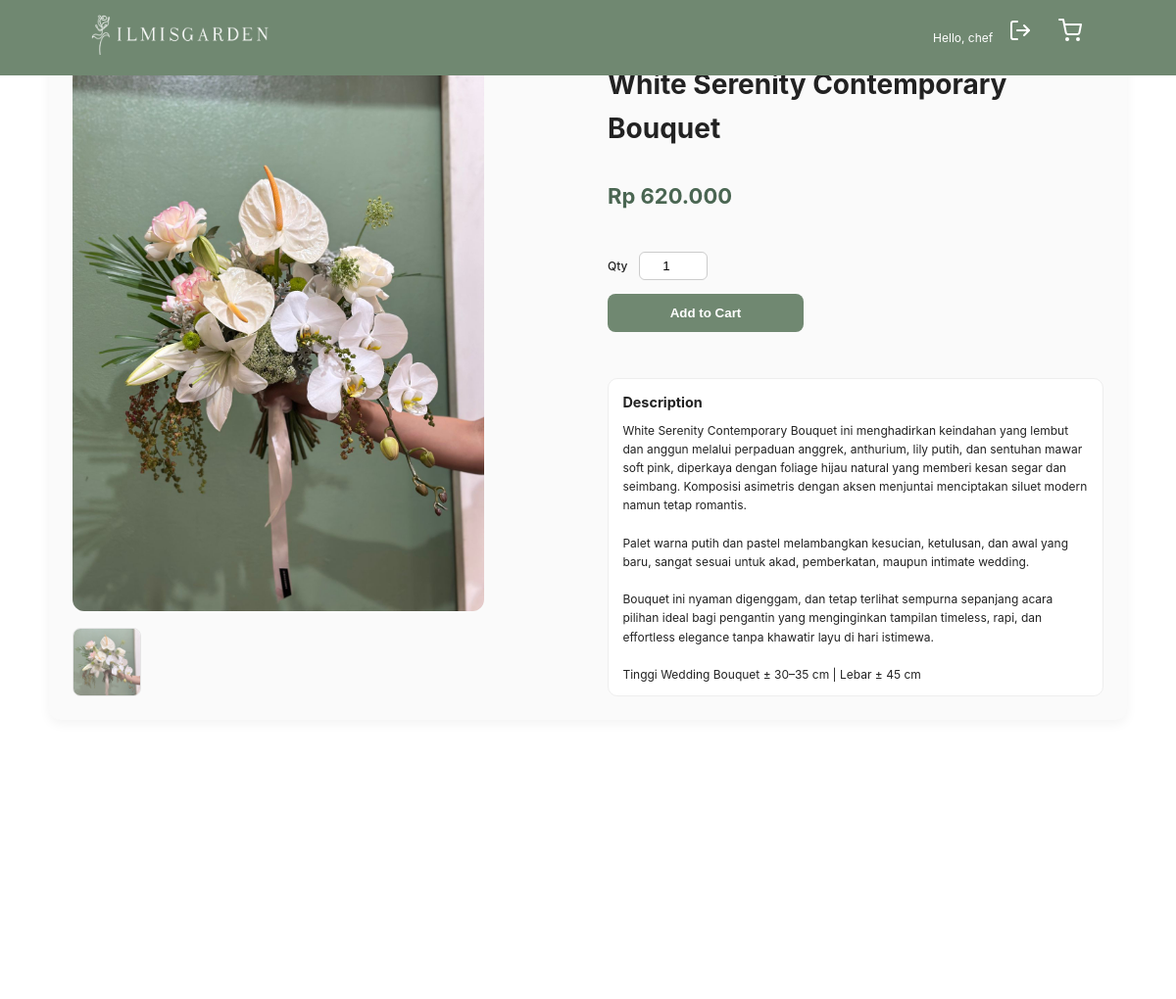
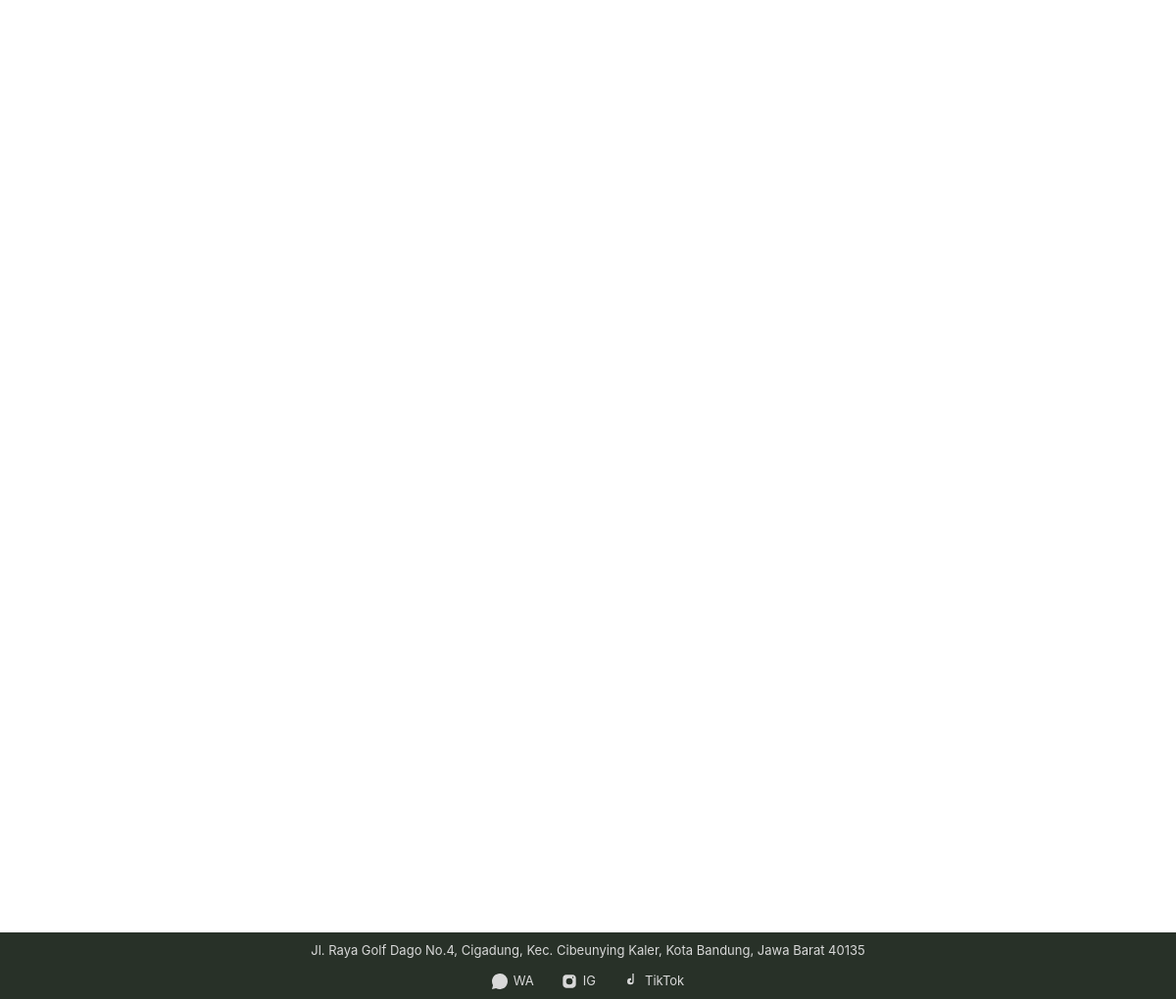
Page /product_details.php?id=53 (signed in) on the committed database (2 pictures, top to bottom).
### tables this page shows
CREATE TABLE IF NOT EXISTS `product_images` (
  `id` int(11) NOT NULL AUTO_INCREMENT,
  `product_id` int(11) NOT NULL,
  `image` varchar(255) NOT NULL,
  `is_primary` tinyint(1) DEFAULT 0,
  `created_at` timestamp NOT NULL DEFAULT current_timestamp(),
  PRIMARY KEY (`id`),
  KEY `fk_product_images` (`product_id`),
  CONSTRAINT `fk_product_images` FOREIGN KEY (`product_id`) REFERENCES `products` (`id`) ON DELETE CASCADE
);

CREATE TABLE IF NOT EXISTS `products` (
  `id` int(11) NOT NULL AUTO_INCREMENT,
  `name` varchar(255) NOT NULL,
  `price` int(11) NOT NULL,
  `description` text NOT NULL,
  `type` varchar(10) NOT NULL,
  PRIMARY KEY (`id`)
);

### product_details.php (the view, shortened to what this page needs)
<?php
require 'conn/db.php';
$user_id = $_SESSION['id_user'] ?? null;
$id = (int)$_GET['id'];
$stmt = $pdo->prepare("SELECT * FROM products WHERE id = ?");
$stmt->execute([$id]);
$product = $stmt->fetch();
$stmt = $pdo->prepare(
    "SELECT image FROM product_images
     WHERE product_id = ?
     ORDER BY is_primary DESC, id ASC"
);
$stmt->execute([$id]);
$images = $stmt->fetchAll();
?>
<!DOCTYPE html>
<html lang="id">
<head>
<link rel="stylesheet" href="css/navbar.css">
<link rel="stylesheet" href="css/detail.css">
</head>
<body>
<nav class="navbar">
  <a href="index.php" class="navbar-logo">
    <img src="img/F4F6F4-full.png" alt="Ilmisgarden" style="width:200px">
  </a>
  <div class="navbar-extra">
    <?php if ($user_id): ?>
      <span>Hello, <?= htmlspecialchars($_SESSION['username']) ?></span>
      <a href="logout.php"><i data-feather="log-out"></i></a>
    <?php else: ?>
      <a href="signin.php"><i data-feather="log-in"></i></a>
    <?php endif; ?>
    <a href="cart.php"><i data-feather="shopping-cart"></i></a>
  </div>
</nav>
<main>
<div class="product-detail">
  <div class="product-gallery">
    <img id="mainImage"
         src="<?= htmlspecialchars($images[0]['image']) ?>"
         style="width:100%;max-width:420px">
    <div class="thumbs">
      <?php foreach ($images as $img): ?>
        <img src="<?= htmlspecialchars($img['image']) ?>"
             onclick="document.getElementById('mainImage').src=this.src">
      <?php endforeach; ?>
    </div>
  </div>
  <div class="product-info">
    <h1><?= htmlspecialchars($product['name']) ?></h1>
    <span class="product-price">
      Rp <?= number_format($product['price'], 0, ',', '.') ?>
    </span>
    <form method="POST">
      <div class="qty-box">
        <label>Qty</label><br>
        <input type="number" name="qty" value="1" min="1" style="width:70px">
      </div>
      <button type="submit" name="add_to_cart" class="buy-button">
        Add to Cart
      </button>
    </form>
    <div class="desc-box">
      <h3>Description</h3>
      <p><?= nl2br(htmlspecialchars($product['description'])) ?></p>
    </div>
  </div>
</div>
</main>
<footer
  style="
    position:fixed;
    bottom:0;
    left:0;
    width:100%;
    background:#283128;
    color:#d9d9d9;
    text-align:center;
    padding:8px 10px;
    z-index:9999;
    font-size:13px;
  ">
  <div style="margin-bottom:10px;">
  <a
          href="https://maps.app.goo.gl/rsnJ95JT2Sy38p1W7"
          target="_blank"
          style="color:#d9d9d9;"
        >
    Jl. Raya Golf Dago No.4, Cigadung, Kec. Cibeunying Kaler, Kota Bandung, Jawa Barat 40135
  </a>  <br>
</div>
  <div style="display:flex; justify-content:center; gap:28px; align-items:center;">
    <a href="https://wa.me/6285795077194"
       target="_blank"
       style="color:#d9d9d9; text-decoration:none; display:flex; align-items:center; gap:6px;">
      <svg width="16" height="16" viewBox="0 0 24 24" fill="#d9d9d9">
        <path d="M20.52 3.48A11.78 11.78 0 0 0 12 0C5.38 0 .01 5.38.01 12c0 2.11.55 4.18 1.6 6.01L0 24l6.16-1.61A11.93 11.93 0 0 0 12 24c6.62 0 12-5.38 12-12a11.78 11.78 0 0 0-3.48-8.52z"/>
      </svg>
      <span>WA</span>
    </a>
    <a href="https://www.instagram.com/ilmisgarden/"
       target="_blank"
       style="color:#d9d9d9; text-decoration:none; display:flex; align-items:center; gap:6px;">
      <svg width="16" height="16" viewBox="0 0 24 24" fill="#d9d9d9">
        <path d="M7 2C4.24 2 2 4.24 2 7v10c0 2.76 2.24 5 5 5h10c2.76 0 5-2.24 5-5V7c0-2.76-2.24-5-5-5H7zm5 5a5 5 0 1 1 0 10 5 5 0 0 1 0-10zm6.5-.9a1.1 1.1 0 1 1-2.2 0 1.1 1.1 0 0 1 2.2 0z"/>
      </svg>
      <span>IG</span>
    </a>
    <a href="https://www.tiktok.com/@ilmisgarden"
       target="_blank"
       style="color:#d9d9d9; text-decoration:none; display:flex; align-items:center; gap:6px;">
      <svg width="16" height="16" viewBox="0 0 24 24" fill="#d9d9d9">
        <path d="M16 0h4a6.5 6.5 0 0 1-4-2v14a5 5 0 1 1-5-5h1v3a2 2 0 1 0 2 2V0z"/>
      </svg>
      <span>TikTok</span>
    </a>
  </div>
</footer>
</body>
</html>

### css/navbar.css (style rules this page uses)
:root { --primary: #1c221c; --bg: #f4f6f4; }
* { margin: 0; padding: 0; box-sizing: border-box; outline: none; border: none; text-decoration: none; }
body { font-family: "Inter", sans-serif; background-color: var(--bg); height: 2000px; }
.navbar { font-family: "Inter", sans-serif; color: #fff; display: flex; justify-content: space-between; align-items: center; padding: 0.2rem 7%; background-color: #708871; border-bottom: 1px #f6b7b7; position: fixed; left: 0; top: 0; right: 0; z-index: 9999; }
.navbar img { width: 5rem; }
.navbar .navbar-extra a { color: #fff; display: inline-block; font-size: 1.4rem; margin: 0 1rem; }
.navbar .navbar-extra a::after { content: ""; display: block; padding-bottom: 0.5rem; border-bottom: 0.1rem solid var(--primary); transform: scaleX(0); transition: 0.2s linear; }
@media (max-width: 1366px) { html { font-size: 75%; } }

### css/detail.css (style rules this page uses)
body { margin: 0; font-family: "Inter", "Poppins", sans-serif; background: #fff; color: #222; line-height: 1.6; }
.product-detail { display: flex; flex-wrap: wrap; gap: 2rem; padding: 2rem; max-width: 1200px; margin: 100px auto; background: #fafafa; border-radius: 12px; box-shadow: 0 4px 12px rgba(0, 0, 0, 0.05); }
.product-detail img { width: 100%; max-width: 450px; border-radius: 12px; object-fit: cover; flex-shrink: 0; }
.product-info { flex: 1; min-width: 280px; display: flex; flex-direction: column; justify-content: flex-start; }
.product-info { flex: 1; min-width: 280px; display: flex; flex-direction: column; justify-content: space-between; }
.product-info h1 { font-size: 1.8rem; margin: 0 0 1rem; }
.product-price { font-size: 1.6rem; font-weight: bold; color: #2f4f2f; margin-bottom: 1.5rem; }
.qty-box { display: flex; align-items: center; gap: 0.5rem; margin-bottom: 1rem; }
.qty-box label { font-weight: 500; }
.qty-box input { padding: 0.4rem; border: 1px solid #ccc; border-radius: 6px; text-align: center; }
.buy-button { background: #4a7856; color: #fff; padding: 0.8rem 1.5rem; border: none; border-radius: 8px; font-weight: 600; cursor: pointer; transition: background 0.3s ease; width: 100%; max-width: 200px; }
.desc-box { margin-top: 2rem; background: #fff; padding: 1rem 1.2rem; border-radius: 10px; border: 1px solid #eee; }
.desc-box h3 { margin-top: 0; font-size: 1.2rem; margin-bottom: 0.5rem; }

### product_details.php (style rules this page uses)
.product-gallery img { border-radius: 12px; }
.thumbs { display: flex; gap: 10px; margin-top: 12px; flex-wrap: wrap; }
.thumbs img { width: 70px; height: 70px; object-fit: cover; cursor: pointer; opacity: .7; border-radius: 8px; border: 1px solid #ddd; }
.product-detail { max-width: 1100px; margin: 40px auto; display: grid; grid-template-columns: 1fr 1fr; gap: 40px; }
.product-info h1 { font-size: 28px; margin-bottom: 10px; }
.product-price { font-size: 22px; font-weight: bold; color: #4a6652; display: block; margin-bottom: 20px; }
.qty-box { margin-bottom: 14px; }
.qty-box input { padding: 6px; }
.buy-button { background: #708871; color: #fff; border: none; padding: 12px 24px; border-radius: 8px; cursor: pointer; }
.desc-box { margin-top: 28px; }
.desc-box h3 { margin-bottom: 8px; }

### rows in the picture
product_images: image (picture)
products: name "White Serenity Contemporary Bouquet", price "620.000", description "White Serenity Contemporary Bouquet ini menghadirkan keindahan yang lembut dan anggun melalui perpaduan anggrek, anthurium, lily putih, dan sentuhan mawar soft pink, diperkaya dengan foliage hijau natural yang memberi kesan segar dan seimbang. Komposisi asimetris dengan aksen menjuntai menciptakan siluet modern namun tetap romantis. Palet warna putih dan pastel melambangkan kesucian, ketulusan, dan awal yang baru, sangat sesuai untuk akad, pemberkatan, maupun intimate wedding. Bouquet ini nyaman digenggam, dan tetap terlihat sempurna sepanjang acara pilihan ideal bagi pengantin yang menginginkan tampilan timeless, rapi, dan effortless elegance tanpa khawatir layu di hari istimewa. Tinggi…"

### other values in the picture
$_SESSION['username'] "chef"
